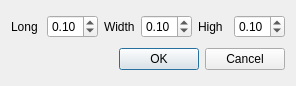
<?xml version="1.0" encoding="UTF-8"?>
<ui version="4.0">
 <class>LeafSizeDialog</class>
 <widget class="QDialog" name="LeafSizeDialog">
  <property name="geometry">
   <rect>
    <x>0</x>
    <y>0</y>
    <width>296</width>
    <height>86</height>
   </rect>
  </property>
  <property name="windowTitle">
   <string>LeafSize</string>
  </property>
  <layout class="QGridLayout" name="gridLayout">
   <item row="0" column="0">
    <layout class="QHBoxLayout" name="horizontalLayout_4">
     <item>
      <layout class="QHBoxLayout" name="horizontalLayout">
       <item>
        <widget class="QLabel" name="label">
         <property name="text">
          <string>Long</string>
         </property>
        </widget>
       </item>
       <item>
        <widget class="QDoubleSpinBox" name="longDoubleSpinBox">
         <property name="minimum">
          <double>0.010000000000000</double>
         </property>
         <property name="maximum">
          <double>5.000000000000000</double>
         </property>
         <property name="singleStep">
          <double>0.010000000000000</double>
         </property>
         <property name="value">
          <double>0.100000000000000</double>
         </property>
        </widget>
       </item>
      </layout>
     </item>
     <item>
      <layout class="QHBoxLayout" name="horizontalLayout_2">
       <item>
        <widget class="QLabel" name="label_2">
         <property name="text">
          <string>Width</string>
         </property>
        </widget>
       </item>
       <item>
        <widget class="QDoubleSpinBox" name="widthDoubleSpinBox">
         <property name="minimum">
          <double>0.010000000000000</double>
         </property>
         <property name="maximum">
          <double>5.000000000000000</double>
         </property>
         <property name="singleStep">
          <double>0.010000000000000</double>
         </property>
         <property name="value">
          <double>0.100000000000000</double>
         </property>
        </widget>
       </item>
      </layout>
     </item>
     <item>
      <layout class="QHBoxLayout" name="horizontalLayout_3">
       <item>
        <widget class="QLabel" name="label_3">
         <property name="text">
          <string>High</string>
         </property>
        </widget>
       </item>
       <item>
        <widget class="QDoubleSpinBox" name="highDoubleSpinBox">
         <property name="minimum">
          <double>0.010000000000000</double>
         </property>
         <property name="maximum">
          <double>5.000000000000000</double>
         </property>
         <property name="singleStep">
          <double>0.010000000000000</double>
         </property>
         <property name="value">
          <double>0.100000000000000</double>
         </property>
        </widget>
       </item>
      </layout>
     </item>
    </layout>
   </item>
   <item row="1" column="0">
    <widget class="QDialogButtonBox" name="buttonBox">
     <property name="orientation">
      <enum>Qt::Horizontal</enum>
     </property>
     <property name="standardButtons">
      <set>QDialogButtonBox::Cancel|QDialogButtonBox::Ok</set>
     </property>
    </widget>
   </item>
  </layout>
 </widget>
 <resources/>
 <connections>
  <connection>
   <sender>buttonBox</sender>
   <signal>accepted()</signal>
   <receiver>LeafSizeDialog</receiver>
   <slot>accept()</slot>
   <hints>
    <hint type="sourcelabel">
     <x>248</x>
     <y>254</y>
    </hint>
    <hint type="destinationlabel">
     <x>157</x>
     <y>274</y>
    </hint>
   </hints>
  </connection>
  <connection>
   <sender>buttonBox</sender>
   <signal>rejected()</signal>
   <receiver>LeafSizeDialog</receiver>
   <slot>reject()</slot>
   <hints>
    <hint type="sourcelabel">
     <x>316</x>
     <y>260</y>
    </hint>
    <hint type="destinationlabel">
     <x>286</x>
     <y>274</y>
    </hint>
   </hints>
  </connection>
 </connections>
</ui>
